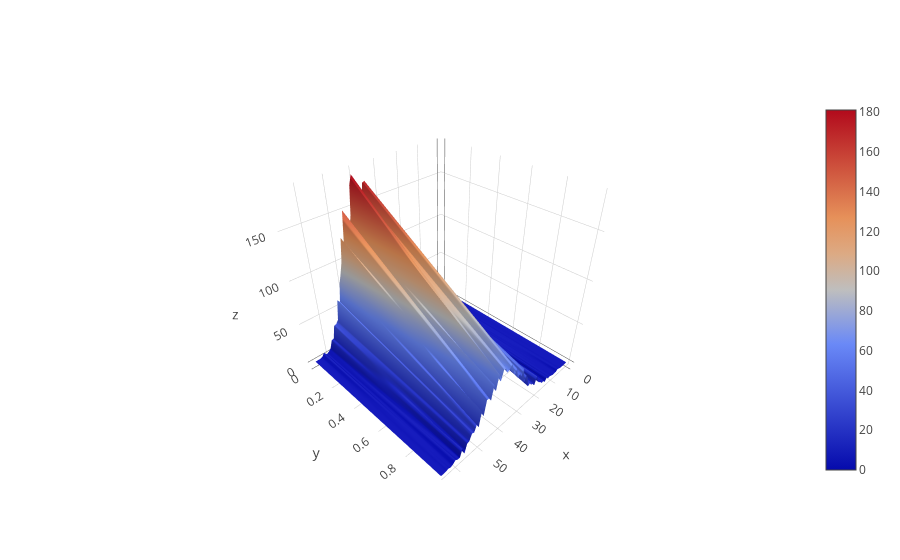

Notebook source saved alongside this figure:
### Code cell
configure_plotly_browser_state()
iplot([go.Surface(z=v)])

### Figure 1 — Plotly figure (JSON) as saved in the notebook; plotly's stock layout.template omitted (floating-point values rounded to 4 significant figures; data arrays with more than 128 entries replaced by an {"elided": "..."} marker saying what was removed)
{"data": [{"z": {"elided": "2x67 int values"}, "type": "surface", "uid": "997c3720-d00c-4b48-8ef5-c53795cdd419"}], "layout": {}}
